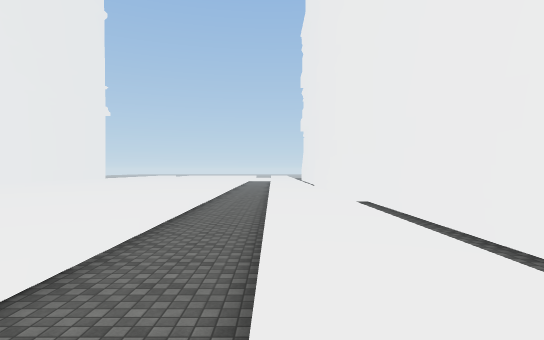
View 1 (above)

19 first-person views from a walk through a Unity game level. The camera is 1.5 m above the floor, looks level and sees 80° across. The floor is counted in squares, 2 m on a side. Each view is taken from the middle of a square. On the plan, view 1 faces up. The plan holds only what a view shows up to about 11 squares ahead; the rest is blank. The place goes on beyond the plan. The player character is not drawn. Surface patterns are stand-ins for the level's own textures.

View 2
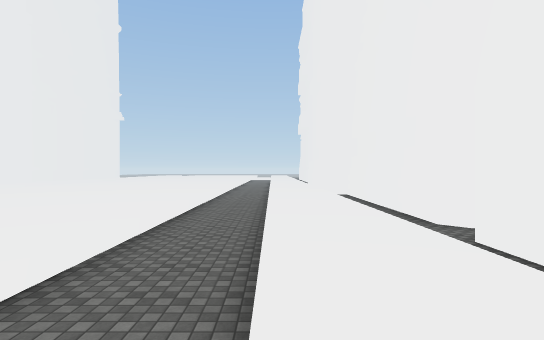

View 3
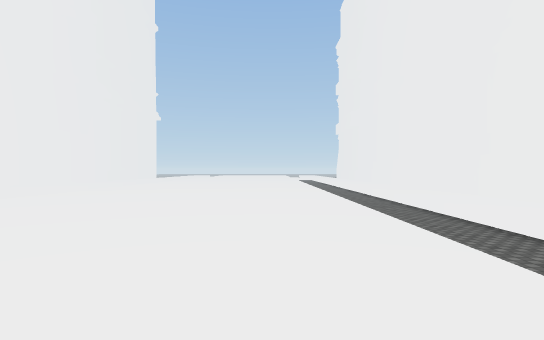

View 4
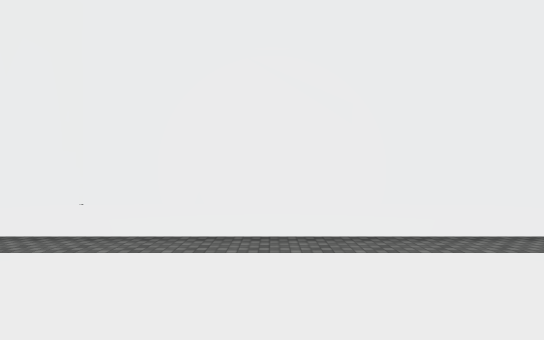

View 5
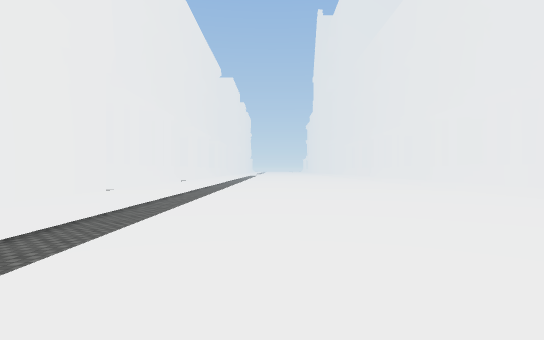

View 6
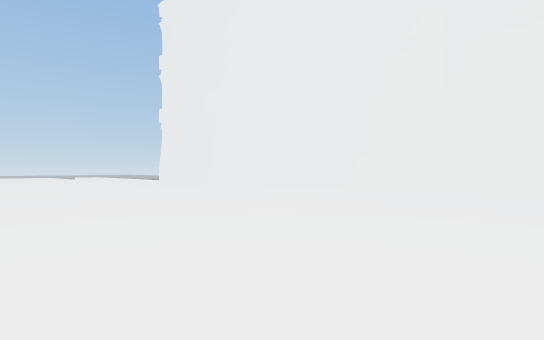

View 7
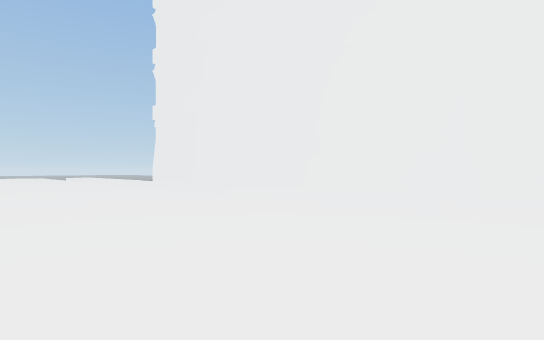

View 8
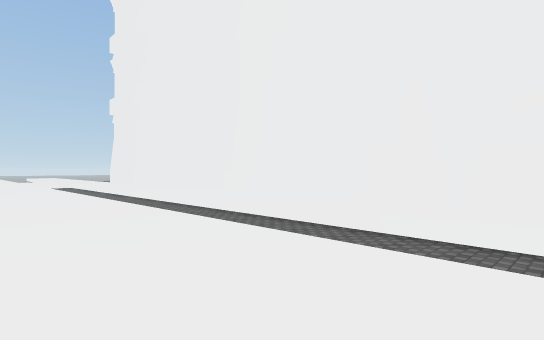

View 9
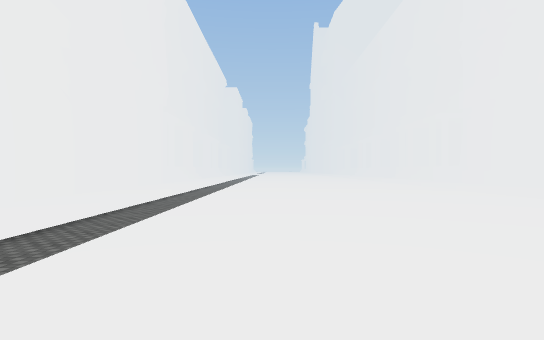

View 10
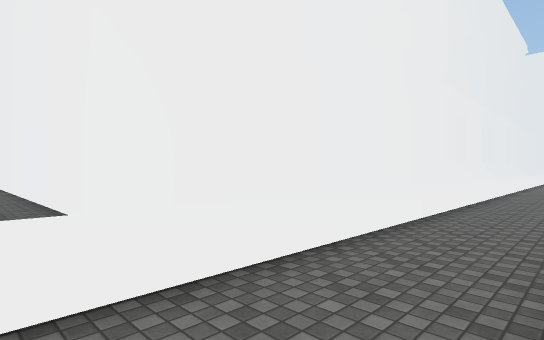

View 11
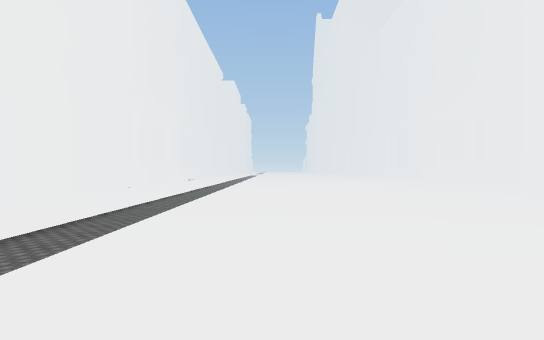

View 12
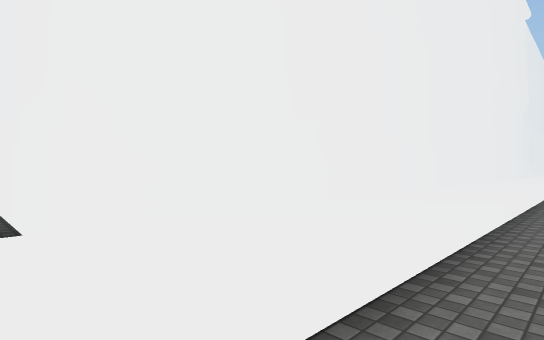

View 13
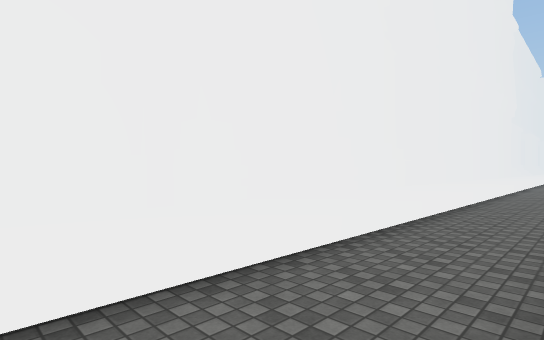

View 14
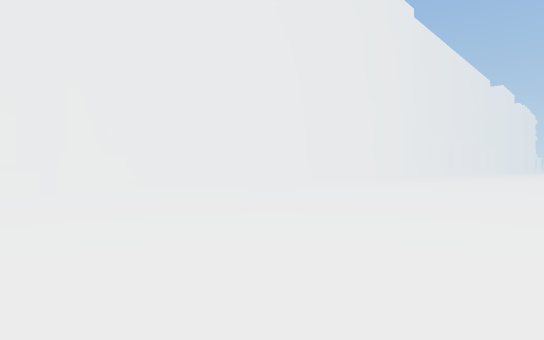

View 15
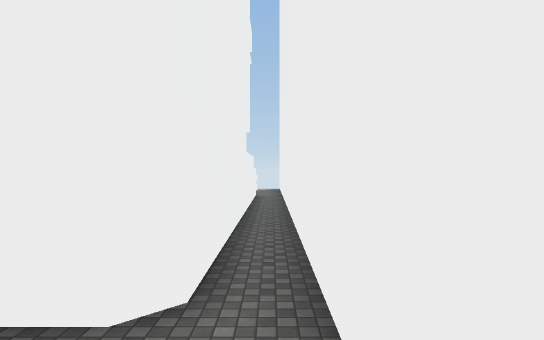

View 16
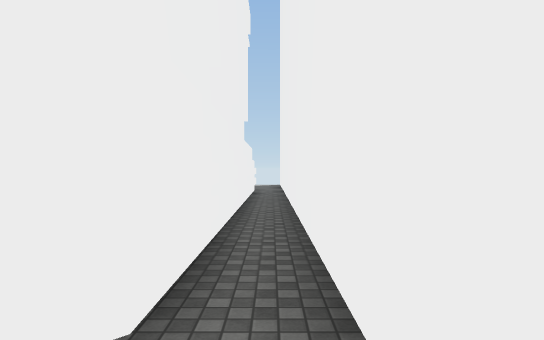

View 17
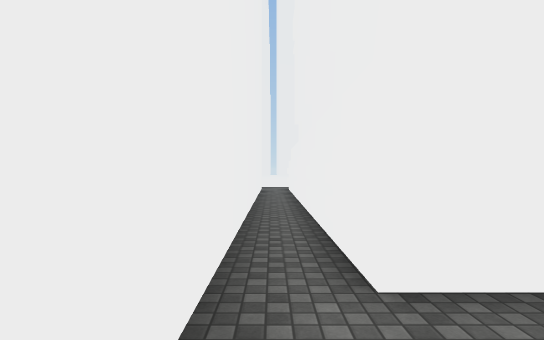

View 18
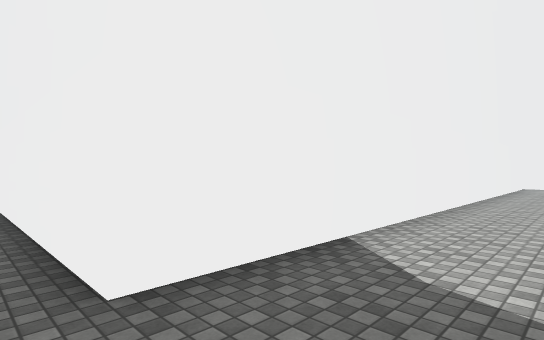

View 19
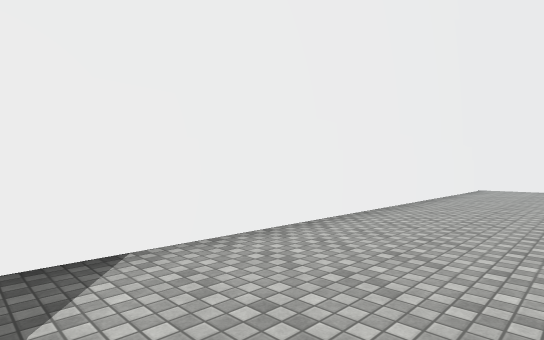

### Floor plan
Key: @ floor where view 1 was taken; # wall or solid block; . main floor; - floor 0.5 m lower than the main floor; / step, stairs or slope; O other object.
Columns run from 11 left of view 1 to 17 right of it. Each row starts with its distance up from view 1.
 20  . ....../ /./#
 19   ......./-/./#
 18  ......../-/./#           ##
 17  ......../-/./OOOOOOOO   O--
 16  ......../-/./           #--
 15  ......../-/./           #--
 14   ......./-/./           #--
 13   ......./-/./           #--
 12   ......./-/./           #--
 11   ......./-/./O          #--
 10   ......./-/./O          #--
  9   ......./-/./O          #---
  8 /......../-/./O          #---
  7 /......../-/./O          #---
  6 /......../-/./O          #---
  5 /......../-/./O          #--
  4  ......../-/./O          #---
  3   ......./-/./O###########-
  2   ......./-/./--------------
  1  ......../-/./#############
  0 /......../-@./#
 -1 /......../-/./#
 -2 /......../-/./#
 -3 /......../-/./#
 -4  ......../-/./#
 -5 /......../-/./#
 -6 /......../-/./#
 -7 /......../-/./#
 -8 /......../-/./#
 -9 /......../-/./#
-10 /........ -/./#

Positions as (right, up) in squares from view 1, and headings:
1: (0, 0), facing up
2: (0, -3), facing up
3: (-4, -3), facing up
4: (-5, -3), facing right
5: (-4, 1), facing down
6: (-9, 7), facing up-right
7: (-8, 8), facing up-right
8: (-5, 8), facing up-right
9: (-4, 8), facing down
10: (-2, 3), facing down-right
11: (-4, 3), facing down
12: (-1, 18), facing down-right
13: (-2, 20), facing down-right
14: (-10, 20), facing down-right
15: (1, 2), facing right
16: (2, 2), facing right
17: (16, 2), facing left
18: (16, 2), facing up-left
19: (17, 4), facing up-left
